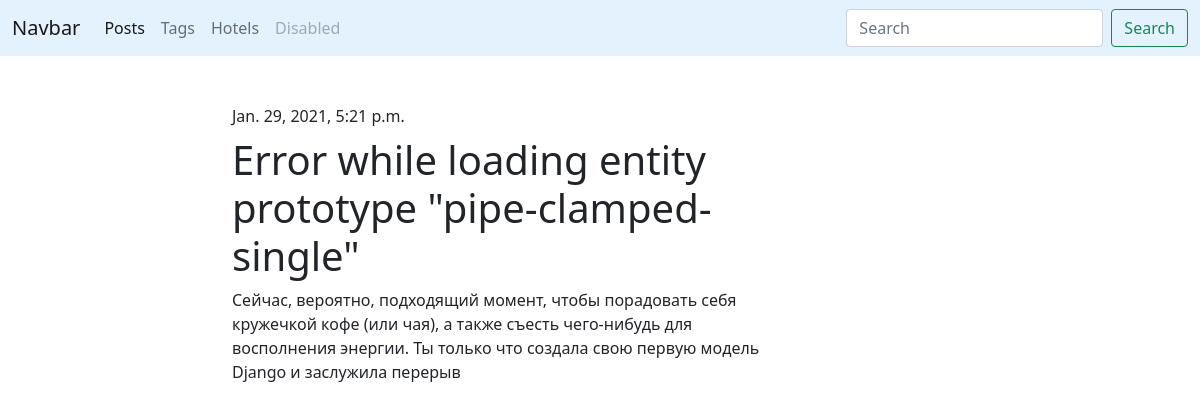
Page /post/error-while-loading-entity/ on the committed database.
### blog/models.py (models this page shows, shortened)
class Post(models.Model):
    author = models.ForeignKey(settings.AUTH_USER_MODEL, on_delete=models.CASCADE)
    title = models.CharField(max_length=150, db_index=True)
    text = models.TextField(blank=True, db_index=True)
    slug = models.SlugField(max_length=150, unique=True)
    tags = models.ManyToManyField('Tag', blank=True, related_name='posts')
    created_date = models.DateTimeField(default=timezone.now)
    published_date = models.DateTimeField(blank=True, null=True)

### blog/views.py (the view)
# urls.py: path('post/<str:slug>/', PostDetail.as_view(), name='post_detail'),
class PostDetail(ObjectDetailMixin, View):
    model = Post
    template = 'blog/post_detail.html'

### blog/utils.py (called while the page is built)
    def get(self, request, slug):
        obj = get_object_or_404(self.model, slug=slug)
        return render(request, self.template, {self.model.__name__.lower(): obj})

### templates/blog/post_detail.html (shortened to what this page needs)
{% extends 'blog/base.html' %}
{% block content %}
    <div class="post">
        {% if post.published_date %}
            <div class="date">
                {{ post.published_date }}
            </div>
        {% endif %}
        <h1 class="mt-2">
            {{ post.title }}
        </h1>
        <p>{{ post.text }}</p>
    </div>
{% endblock %}

### rows in the picture
Post: published_date "Jan. 29, 2021, 5:21 p.m.", title "Error while loading entity prototype \"pipe-clamped-single\"", text "Сейчас, вероятно, подходящий момент, чтобы порадовать себя кружечкой кофе (или чая), а также съесть чего-нибудь для восполнения энергии. Ты только что создала свою первую модель Django и заслужила перерыв"
